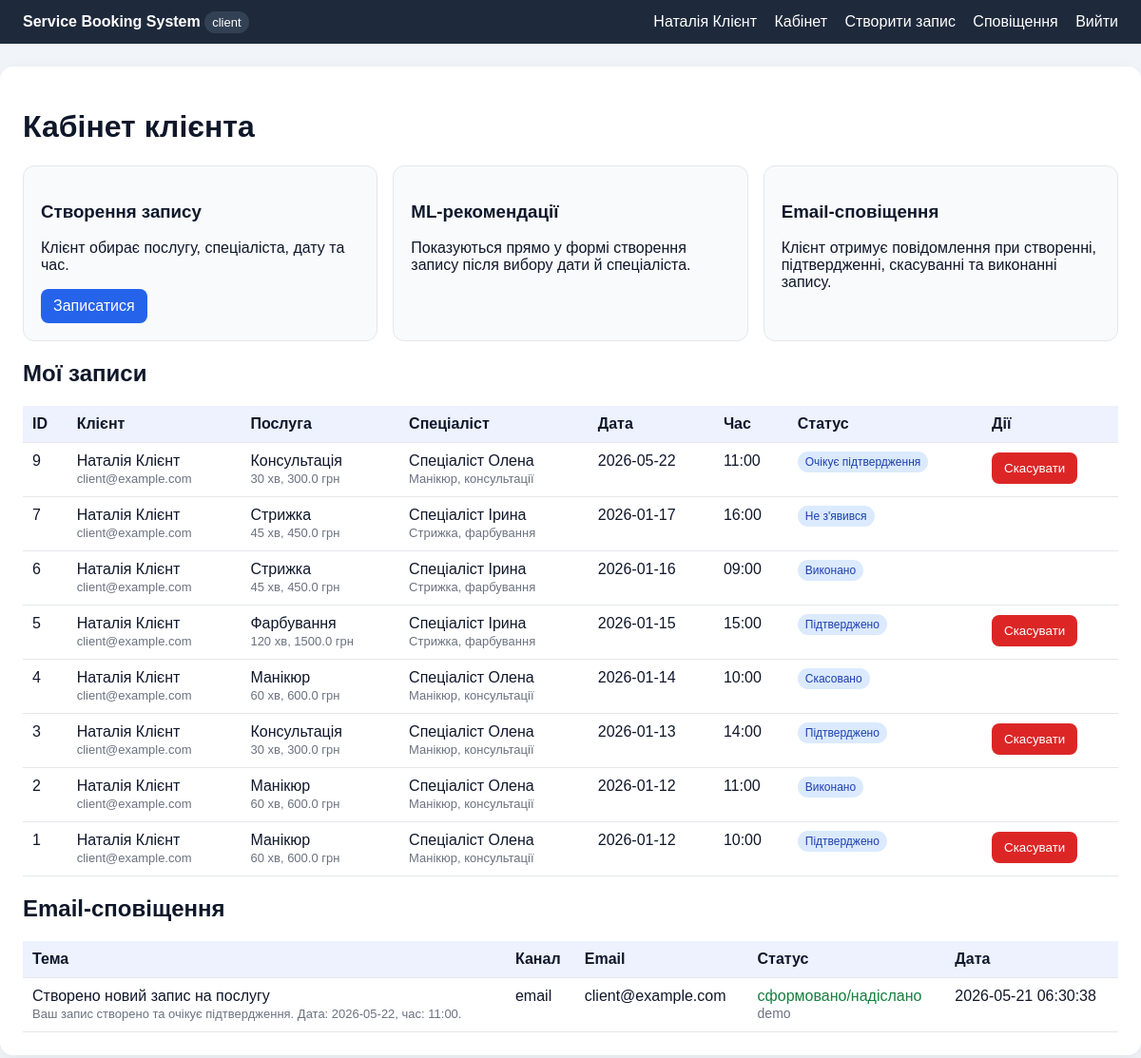
/ (signed in), run on the app's committed database.
### tables this page shows
CREATE TABLE users (
        id INTEGER PRIMARY KEY AUTOINCREMENT,
        name TEXT NOT NULL,
        email TEXT NOT NULL,
        login TEXT NOT NULL UNIQUE,
        password_hash TEXT NOT NULL,
        role TEXT NOT NULL CHECK(role IN ('client', 'admin', 'specialist')),
        status TEXT DEFAULT 'active',
        created_at TEXT DEFAULT CURRENT_TIMESTAMP
    );

CREATE TABLE bookings (
        id INTEGER PRIMARY KEY AUTOINCREMENT,
        client_id INTEGER NOT NULL,
        service_id INTEGER NOT NULL,
        specialist_id INTEGER NOT NULL,
        booking_date TEXT NOT NULL,
        booking_time TEXT NOT NULL,
        status TEXT NOT NULL CHECK(status IN ('new', 'confirmed', 'cancelled', 'completed', 'no_show')),
        created_at TEXT DEFAULT CURRENT_TIMESTAMP,
        FOREIGN KEY(client_id) REFERENCES users(id),
        FOREIGN KEY(service_id) REFERENCES services(id),
        FOREIGN KEY(specialist_id) REFERENCES specialists(id),
        UNIQUE(specialist_id, booking_date, booking_time)
    );

CREATE TABLE services (
        id INTEGER PRIMARY KEY AUTOINCREMENT,
        name TEXT NOT NULL,
        category TEXT NOT NULL,
        duration_minutes INTEGER NOT NULL,
        price REAL NOT NULL,
        is_active INTEGER DEFAULT 1
    );

CREATE TABLE specialists (
        id INTEGER PRIMARY KEY AUTOINCREMENT,
        user_id INTEGER NOT NULL,
        specialization TEXT NOT NULL,
        work_start TEXT DEFAULT '09:00',
        work_end TEXT DEFAULT '17:00',
        FOREIGN KEY(user_id) REFERENCES users(id)
    );

CREATE TABLE notifications (
        id INTEGER PRIMARY KEY AUTOINCREMENT,
        user_id INTEGER NOT NULL,
        booking_id INTEGER,
        subject TEXT NOT NULL,
        message TEXT NOT NULL,
        channel TEXT DEFAULT 'email',
        email_to TEXT,
        is_sent INTEGER DEFAULT 0,
        error TEXT,
        created_at TEXT DEFAULT CURRENT_TIMESTAMP,
        sent_at TEXT,
        is_read INTEGER DEFAULT 0,
        FOREIGN KEY(user_id) REFERENCES users(id),
        FOREIGN KEY(booking_id) REFERENCES bookings(id)
    );

### app/app.py (the view, shortened to what this page needs)
    @app.route("/")
    @login_required
    def dashboard():
        role = session.get("role")
        notifications = get_notifications(session["user_id"])
        conn = get_connection()
        all_bookings = conn.execute("SELECT * FROM bookings").fetchall()
        if role == "client":
            bookings = get_bookings("WHERE b.client_id=?", (session["user_id"],))
            conn.close()
            return render_template("dashboard_client.html", bookings=bookings, notifications=notifications)

### app/db.py (called while the page is built)
def get_connection():
    DB_PATH.parent.mkdir(exist_ok=True)
    conn = sqlite3.connect(DB_PATH)
    conn.row_factory = sqlite3.Row
    return conn

### app/templates/dashboard_client.html
{% extends 'base.html' %}
{% block content %}
<h1>Кабінет клієнта</h1>
<div class="cards">
    <div class="card"><h3>Створення запису</h3><p>Клієнт обирає послугу, спеціаліста, дату та час.</p><a class="btn" href="{{ url_for('new_booking') }}">Записатися</a></div>
    <div class="card"><h3>ML-рекомендації</h3><p>Показуються прямо у формі створення запису після вибору дати й спеціаліста.</p></div>
    <div class="card"><h3>Email-сповіщення</h3><p>Клієнт отримує повідомлення при створенні, підтвердженні, скасуванні та виконанні запису.</p></div>
</div>
<h2>Мої записи</h2>
{% include '_bookings_table.html' %}
{% include '_notifications_block.html' %}
{% endblock %}

### app/templates/base.html (shortened to what this page needs)
<!doctype html>
<html lang="uk">
<head>
</head>
<body>
<div class="nav">
    <div><strong>Service Booking System</strong> {% if session.role %}<span class="role">{{ session.role }}</span>{% endif %}</div>
    <div>
        {% if session.user_id %}
            <span>{{ session.name }}</span>
            <a href="{{ url_for('dashboard') }}">Кабінет</a>
            {% if session.role in ['client','admin'] %}<a href="{{ url_for('new_booking') }}">Створити запис</a>{% endif %}
            <a href="{{ url_for('notifications') }}">Сповіщення</a>
            <a href="{{ url_for('logout') }}">Вийти</a>
        {% else %}
            <a href="{{ url_for('login') }}">Вхід</a>
            <a href="{{ url_for('register') }}">Реєстрація</a>
        {% endif %}
    </div>
</div>
<div class="container">
    {% block content %}{% endblock %}
</div>
</body>
</html>

### app/templates/_bookings_table.html (shortened to what this page needs)
<table>
    <tr><th>ID</th><th>Клієнт</th><th>Послуга</th><th>Спеціаліст</th><th>Дата</th><th>Час</th><th>Статус</th><th>Дії</th></tr>
    {% for b in bookings %}
    <tr>
        <td>{{ b.id }}</td>
        <td>{{ b.client_name }}<br><span class="muted mini">{{ b.client_email }}</span></td>
        <td>{{ b.service_name }}<br><span class="muted mini">{{ b.duration_minutes }} хв, {{ b.price }} грн</span></td>
        <td>{{ b.specialist_name }}<br><span class="muted mini">{{ b.specialization }}</span></td>
        <td>{{ b.booking_date }}</td><td>{{ b.booking_time }}</td><td><span class="badge">{{ status_labels[b.status] }}</span></td>
        <td class="actions">
            {% if session.role in ['admin','client'] and b.status not in ['cancelled','completed','no_show'] %}<form method="post" action="{{ url_for('cancel_booking', booking_id=b.id) }}"><button class="btn danger">Скасувати</button></form>{% endif %}
        </td>
    </tr>
    {% else %}<tr><td colspan="8">Записів немає</td></tr>{% endfor %}
</table>

### app/templates/_notifications_block.html
<h2>Email-сповіщення</h2>
<table>
<tr><th>Тема</th><th>Канал</th><th>Email</th><th>Статус</th><th>Дата</th></tr>
{% for n in notifications %}
<tr>
<td>{{ n.subject }}<br><span class="muted mini">{{ n.message }}</span></td>
<td>{{ n.channel }}</td>
<td>{{ n.email_to }}</td>
<td>{% if n.is_sent %}<span class="email-ok">сформовано/надіслано</span>{% else %}<span class="email-err">помилка</span>{% endif %}{% if n.error %}<br><span class="muted">{{ n.error }}</span>{% endif %}</td>
<td>{{ n.created_at }}</td>
</tr>
{% else %}<tr><td colspan="5">Сповіщень поки немає</td></tr>{% endfor %}
</table>

### app/templates/base.html (style rules this page uses)
body { font-family:Arial,sans-serif;margin:0;background:#f1f5f9;color:#0f172a }
.nav { background:#1e293b;color:white;padding:14px 24px;display:flex;justify-content:space-between;align-items:center }
.nav a { color:white;margin-left:14px;text-decoration:none }
.container { max-width:1180px;margin:24px auto;background:white;padding:24px;border-radius:14px;box-shadow:0 6px 20px #0001 }
table { width:100%;border-collapse:collapse;margin-top:16px }
th,td { padding:10px;border-bottom:1px solid #e5e7eb;text-align:left;vertical-align:top }
th { background:#eef2ff }
.btn { border:0;border-radius:8px;padding:9px 13px;background:#2563eb;color:white;cursor:pointer;text-decoration:none;display:inline-block }
.btn.danger { background:#dc2626 }
.cards { display:grid;grid-template-columns:repeat(auto-fit,minmax(230px,1fr));gap:16px }
.card { background:#f8fafc;border:1px solid #e5e7eb;padding:18px;border-radius:12px }
.muted { color:#6b7280;font-size:14px }
.actions form { display:inline }
.role { font-size:13px;background:#334155;padding:4px 8px;border-radius:999px }
.badge { padding:4px 8px;border-radius:999px;background:#dbeafe;color:#1e40af;font-size:12px }
.email-ok { color:#15803d }
.mini { font-size:13px }

### data on the page
users: name "Наталія Клієнт"
bookings: id "9", client_name "Наталія Клієнт", client_email "client@example.com", service_name "Консультація", duration_minutes "30", price "300.0", specialist_name "Спеціаліст Олена", specialization "Манікюр, консультації", booking_date "2026-05-22", booking_time "11:00", status "Очікує підтвердження"
bookings: id "7", client_name "Наталія Клієнт", client_email "client@example.com", service_name "Стрижка", duration_minutes "45", price "450.0", specialist_name "Спеціаліст Ірина", specialization "Стрижка, фарбування", booking_date "2026-01-17", booking_time "16:00", status "Не з'явився"
bookings: id "6", client_name "Наталія Клієнт", client_email "client@example.com", service_name "Стрижка", duration_minutes "45", price "450.0", specialist_name "Спеціаліст Ірина", specialization "Стрижка, фарбування", booking_date "2026-01-16", booking_time "09:00", status "Виконано"
bookings: id "5", client_name "Наталія Клієнт", client_email "client@example.com", service_name "Фарбування", duration_minutes "120", price "1500.0", specialist_name "Спеціаліст Ірина", specialization "Стрижка, фарбування", booking_date "2026-01-15", booking_time "15:00", status "Підтверджено"
bookings: id "4", client_name "Наталія Клієнт", client_email "client@example.com", service_name "Манікюр", duration_minutes "60", price "600.0", specialist_name "Спеціаліст Олена", specialization "Манікюр, консультації", booking_date "2026-01-14", booking_time "10:00", status "Скасовано"
bookings: id "3", client_name "Наталія Клієнт", client_email "client@example.com", service_name "Консультація", duration_minutes "30", price "300.0", specialist_name "Спеціаліст Олена", specialization "Манікюр, консультації", booking_date "2026-01-13", booking_time "14:00", status "Підтверджено"
bookings: id "2", client_name "Наталія Клієнт", client_email "client@example.com", service_name "Манікюр", duration_minutes "60", price "600.0", specialist_name "Спеціаліст Олена", specialization "Манікюр, консультації", booking_date "2026-01-12", booking_time "11:00", status "Виконано"
bookings: id "1", client_name "Наталія Клієнт", client_email "client@example.com", service_name "Манікюр", duration_minutes "60", price "600.0", specialist_name "Спеціаліст Олена", specialization "Манікюр, консультації", booking_date "2026-01-12", booking_time "10:00", status "Підтверджено"
notifications: subject "Створено новий запис на послугу", message "Ваш запис створено та очікує підтвердження. Дата: 2026-05-22, час: 11:00.", channel "email", email_to "client@example.com", is_sent "сформовано/надіслано", error "demo", created_at "2026-05-21 06:30:38"

### other printed values
{{ session.role }} "client"
